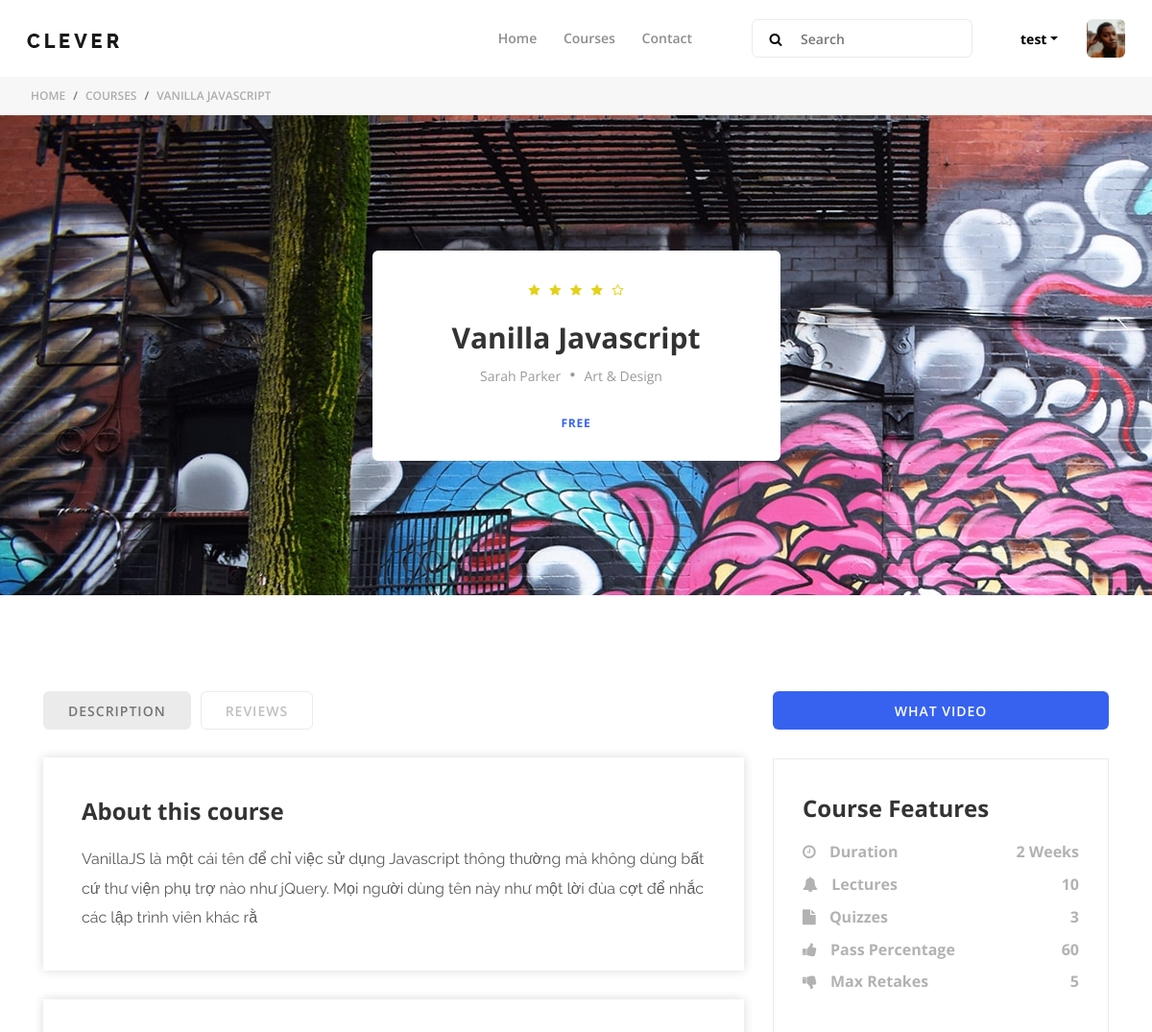
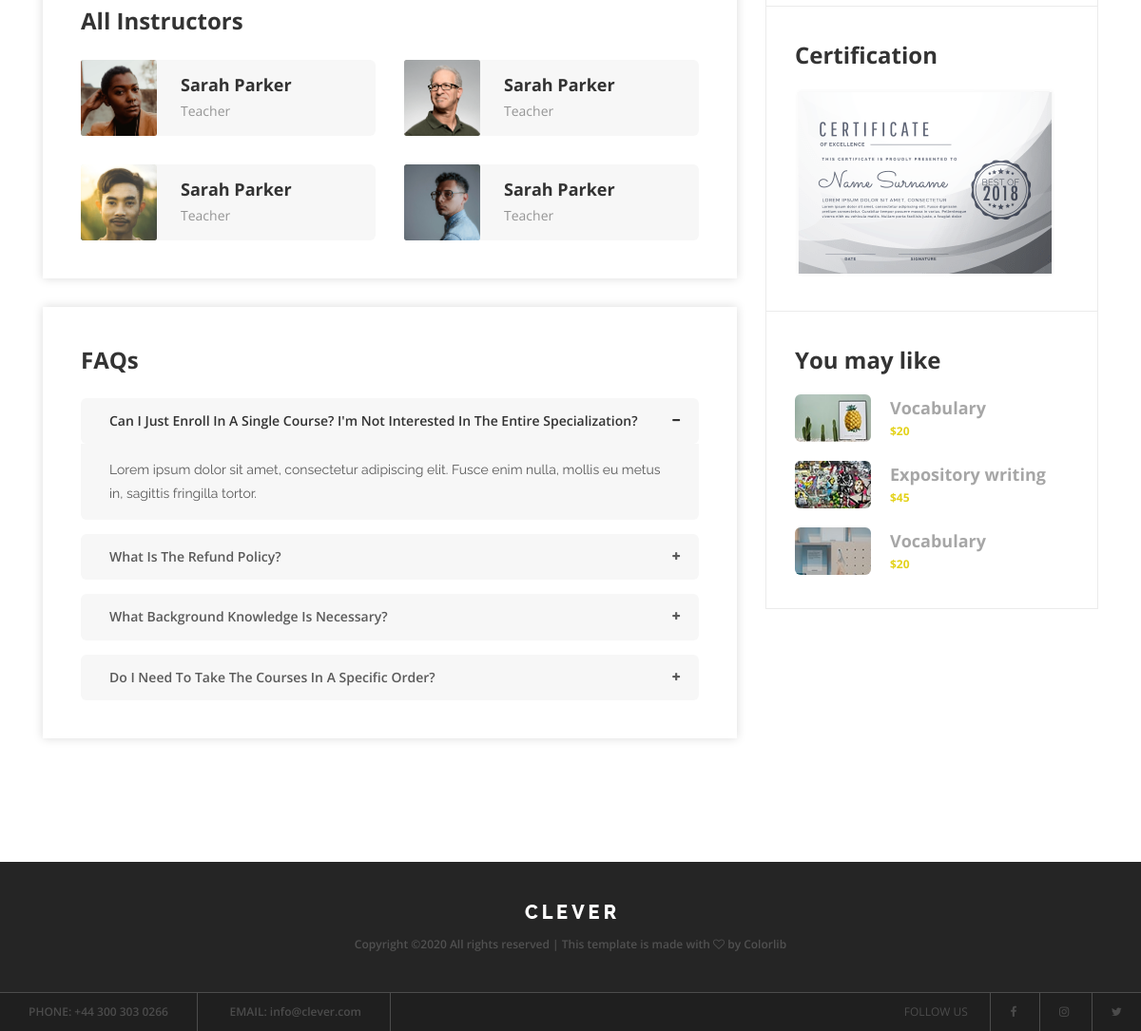
/course-details.php?id_course=34 (signed in), run on the app's committed database (2 pictures, top to bottom).
### tables this page shows
CREATE TABLE `course` (
  `Id_course` int(20) NOT NULL,
  `Name_course` varchar(100) NOT NULL,
  `Id_Categories` int(20) NOT NULL,
  `Description` varchar(200) NOT NULL,
  `Image` varchar(100) NOT NULL
);

### course-details.php (the view, shortened to what this page needs)
<!DOCTYPE html>
<html lang="en">
<head>
    <link rel="stylesheet" href="style.css">
<link rel="stylesheet" href="https://cdnjs.cloudflare.com/ajax/libs/rateYo/2.3.2/jquery.rateyo.min.css">
</head>
<body>
    <?php
        $conn=mysqli_connect("localhost","root","","project");
        if(isset($_GET['id_course'])){
            $id_course=$_GET['id_course'];
        }
        $query = "SELECT `Id_course`, `Name_course`,`Id_categories`, `Description`, `Image` FROM `course` Where `Id_course`= ".$id_course;
        $result = mysqli_query($conn,$query);
        while($row = mysqli_fetch_array($result))
            {
                $id = $row[0];
                $tt = $row[1];
                $des = $row[3];
            }
            $a=0;
        if(isset($_SESSION["username"])){
            $query4 = "SELECT User_id from user_info where UserName='".$_SESSION["username"]."'";
            $result4 = mysqli_query($conn,$query4);
            while($row4 = mysqli_fetch_array($result4)){
                $id_user1=$row4[0];
            }
            $query5="SELECT * FROM course_ofuser where id_course=".$id_course." and id_user=".$id_user1;
            $result5 = mysqli_query($conn,$query5);
            while($row5 = mysqli_fetch_array($result5)){
                $a=$row5["id_course"];
            }
        }
    ?>
    <div class="breadcumb-area">
        <nav aria-label="breadcrumb">
            <ol class="breadcrumb">
                <li class="breadcrumb-item"><a href="#">Home</a></li>
                <li class="breadcrumb-item"><a href="#">Courses</a></li>
                <li class="breadcrumb-item"><a href="#"><?php echo $tt ?></a></li>
            </ol>
        </nav>
    </div>
    <div class="single-course-intro d-flex align-items-center justify-content-center" style="background-image: url(img/bg-img/bg3.jpg);">
        <div class="single-course-intro-content text-center">
            <div class="ratings">
                <i class="fa fa-star" aria-hidden="true"></i>
                <i class="fa fa-star" aria-hidden="true"></i>
                <i class="fa fa-star" aria-hidden="true"></i>
                <i class="fa fa-star" aria-hidden="true"></i>
                <i class="fa fa-star-o" aria-hidden="true"></i>
            </div>
            <h3><?php echo $tt ?></h3>
            <div class="meta d-flex align-items-center justify-content-center">
                <a href="#">Sarah Parker</a>
                <span><i class="fa fa-circle" aria-hidden="true"></i></span>
                <a href="#">Art &amp; Design</a>
            </div>
            <div class="price">Free</div>
        </div>
    </div>
    <div class="single-course-content section-padding-100">
        <div class="container">
            <div class="row">
                <div class="col-12 col-lg-8">
                    <div class="course--content">
                        <div class="clever-tabs-content">
                            <ul class="nav nav-tabs" id="myTab" role="tablist">
                                <li class="nav-item">
                                    <a class="nav-link active" id="tab--1" data-toggle="tab" href="#tab1" role="tab" aria-controls="tab1" aria-selected="false">Description</a>
                                </li>
                                <li class="nav-item">
                                    <a class="nav-link" id="tab--3" data-toggle="tab" href="#tab3" role="tab" aria-controls="tab3" aria-selected="true">Reviews</a>
                                </li>
                            </ul>
                            <div class="tab-content" id="myTabContent">
                                <div class="tab-pane fade show active" id="tab1" role="tabpanel" aria-labelledby="tab--1">
                                    <div class="clever-description">
                                        <div class="about-course mb-30">
                                            <h4>About this course</h4>
                                            <p><?php echo $des ?></p>
                                        </div>
                                        <div class="all-instructors mb-30">
                                            <h4>All Instructors</h4>
                                            <div class="row">
                                                <div class="col-lg-6">
                                                    <div class="single-instructor d-flex align-items-center mb-30">
                                                        <div class="instructor-thumb">
                                                            <img src="img/bg-img/t1.png" alt="">
                                                        </div>
                                                        <div class="instructor-info">
                                                            <h5>Sarah Parker</h5>
                                                            <span>Teacher</span>
                                                        </div>
                                                    </div>
                                                </div>
                                                <div class="col-lg-6">
                                                    <div class="single-instructor d-flex align-items-center mb-30">
                                                        <div class="instructor-thumb">
                                                            <img src="img/bg-img/t2.png" alt="">
                                                        </div>
                                                        <div class="instructor-info">
                                                            <h5>Sarah Parker</h5>
                                                            <span>Teacher</span>
                                                        </div>
                                                    </div>
                                                </div>
                                                <div class="col-lg-6">
                                                    <div class="single-instructor d-flex align-items-center mb-30">
                                                        <div class="instructor-thumb">
                                                            <img src="img/bg-img/t3.png" alt="">
                                                        </div>
                                                        <div class="instructor-info">
                                                            <h5>Sarah Parker</h5>
                                                            <span>Teacher</span>
                                                        </div>
                                                    </div>
                                                </div>
                                                <div class="col-lg-6">
                                                    <div class="single-instructor d-flex align-items-center mb-30">
                                                        <div class="instructor-thumb">
                                                            <img src="img/bg-img/t4.png" alt="">
                                                        </div>
                                                        <div class="instructor-info">
                                                            <h5>Sarah Parker</h5>
                                                            <span>Teacher</span>
                                                        </div>
                                                    </div>
                                                </div>
                                            </div>
                                        </div>
                                        <div class="clever-faqs">
                                            <h4>FAQs</h4>
                                            <div class="accordions" id="accordion" role="tablist" aria-multiselectable="true">
                                                <div class="panel single-accordion">
                                                    <h6><a role="button" class="" aria-expanded="true" aria-controls="collapseOne" data-toggle="collapse" data-parent="#accordion" href="#collapseOne">Can I just enroll in a single course? I'm not interested in the entire Specialization?
                                                    <span class="accor-close"><i class="fa fa-minus" aria-hidden="true"></i></span>
                                                    </a></h6>
                                                    <div id="collapseOne" class="accordion-content collapse show">
                                                        <p>Lorem ipsum dolor sit amet, consectetur adipiscing elit. Fusce enim nulla, mollis eu metus in, sagittis fringilla tortor.</p>
                                                    </div>
                                                </div>
                                                <div class="panel single-accordion">
                                                    <h6>
                                                        <a role="button" class="collapsed" aria-expanded="true" aria-controls="collapseTwo" data-parent="#accordion" data-toggle="collapse" href="#collapseTwo">What is the refund policy?
                                                        <span class="accor-open"><i class="fa fa-plus" aria-hidden="true"></i></span>
                                                        </a>
                                                    </h6>
                                                </div>
                                                <div class="panel single-accordion">
                                                    <h6>
                                                        <a role="button" aria-expanded="true" aria-controls="collapseThree" class="collapsed" data-parent="#accordion" data-toggle="collapse" href="#collapseThree">What background knowledge is necessary?
                                                        <span class="accor-open"><i class="fa fa-plus" aria-hidden="true"></i></span>
                                                        </a>
                                                    </h6>
                                                </div>
                                                <div class="panel single-accordion">
                                                    <h6>
                                                        <a role="button" aria-expanded="true" aria-controls="collapseFour" class="collapsed" data-parent="#accordion" data-toggle="collapse" href="#collapseFour">Do i need to take the courses in a specific order?
                                                        <span class="accor-open"><i class="fa fa-plus" aria-hidden="true"></i></span>
                                                        </a>
                                                    </h6>
                                                </div>
                                            </div>
                                        </div>
                                    </div>
                                </div>
                            </div>
                        </div>
                    </div>
                </div>
                <div class="col-12 col-lg-4">
                    <div class="course-sidebar">
                        <?php  if($a){ ?>
                        <a href="video.php?id_course=<?php echo $id?>" class="btn clever-btn mb-30 w-100">What Video</a>
                        <?php }else{?>
                        <a href="signcourse.php?id_course=<?php echo $id?>" class="btn clever-btn mb-30 w-100">Buy course</a>
                        <?php } ?>
                        <div class="sidebar-widget">
                            <h4>Course Features</h4>
                            <ul class="features-list">
                                <li>
                                    <h6><i class="fa fa-clock-o" aria-hidden="true"></i> Duration</h6>
                                    <h6>2 Weeks</h6>
                                </li>
                                <li>
                                    <h6><i class="fa fa-bell" aria-hidden="true"></i> Lectures</h6>
                                    <h6>10</h6>
                                </li>
                                <li>
                                    <h6><i class="fa fa-file" aria-hidden="true"></i> Quizzes</h6>
                                    <h6>3</h6>
                                </li>
                                <li>
                                    <h6><i class="fa fa-thumbs-up" aria-hidden="true"></i> Pass Percentage</h6>
                                    <h6>60</h6>
                                </li>
                                <li>
                                    <h6><i class="fa fa-thumbs-down" aria-hidden="true"></i> Max Retakes</h6>
                                    <h6>5</h6>
                                </li>
                            </ul>
                        </div>
                        <div class="sidebar-widget">
                            <h4>Certification</h4>
                            <img src="img/bg-img/cer.png" alt="">
                        </div>
                        <div class="sidebar-widget">
                            <h4>You may like</h4>
                            <div class="single--courses d-flex align-items-center">
                                <div class="thumb">
                                    <img src="img/bg-img/yml.jpg" alt="">
                                </div>
                                <div class="content">
                                    <h5>Vocabulary</h5>
                                    <h6>$20</h6>
                                </div>
                            </div>
                            <div class="single--courses d-flex align-items-center">
                                <div class="thumb">
                                    <img src="img/bg-img/yml2.jpg" alt="">
                                </div>
                                <div class="content">
                                    <h5>Expository writing</h5>
                                    <h6>$45</h6>
                                </div>
                            </div>
                            <div class="single--courses d-flex align-items-center">
                                <div class="thumb">
                                    <img src="img/bg-img/yml3.jpg" alt="">
                                </div>
                                <div class="content">
                                    <h5>Vocabulary</h5>
                                    <h6>$20</h6>
                                </div>
                            </div>
                        </div>
                    </div>
                </div>
            </div>
        </div>
    </div>
    <footer class="footer-area">
        <div class="top-footer-area">
            <div class="container">
                <div class="row">
                    <div class="col-12">
                        <div class="footer-logo">
                            <a href="index.html"><img src="img/core-img/logo2.png" alt=""></a>
                        </div>
                        <p><a href="#">
Copyright &copy;<script>document.write(new Date().getFullYear());</script> All rights reserved | This template is made with <i class="fa fa-heart-o" aria-hidden="true"></i> by <a href="https://colorlib.com" target="_blank">Colorlib</a>
</p>
                    </div>
                </div>
            </div>
        </div>
        <div class="bottom-footer-area d-flex justify-content-between align-items-center">
            <div class="contact-info">
                <a href="#"><span>Phone:</span> +44 300 303 0266</a>
                <a href="#"><span>Email:</span> info@clever.com</a>
            </div>
            <div class="follow-us">
                <span>Follow us</span>
                <a href="#"><i class="fa fa-facebook" aria-hidden="true"></i></a>
                <a href="#"><i class="fa fa-instagram" aria-hidden="true"></i></a>
                <a href="#"><i class="fa fa-twitter" aria-hidden="true"></i></a>
            </div>
        </div>
    </footer>
</body>
</html>

### data on the page
course: Name_course "VANILLA JAVASCRIPT", Name_course "Vanilla Javascript", Description "VanillaJS là một cái tên để chỉ việc sử dụng Javascript thông thường mà không dùng bất cứ thư viện phụ trợ nào như jQuery. Mọi người dùng tên này như một lời đùa cợt để nhắc các lập trình viên khác rằ"

### other printed values
$username "test"
